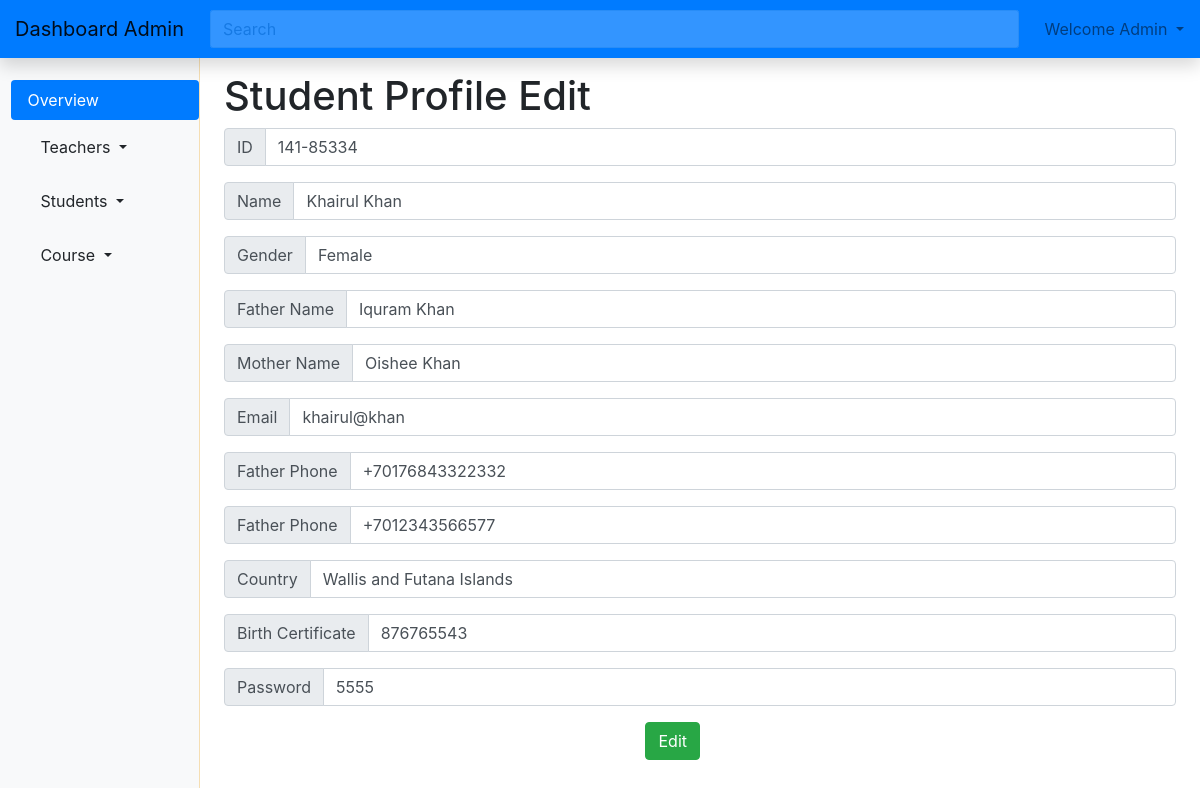
/adminStudentDetails_edit.php?id=141-85334 (signed in), run on the app's committed database.
### tables this page shows
CREATE TABLE `student` (
  `s_id` varchar(150) NOT NULL,
  `Name` varchar(150) NOT NULL,
  `Gender` varchar(150) NOT NULL,
  `Father_Name` varchar(150) NOT NULL,
  `Mother_Name` varchar(150) NOT NULL,
  `email` varchar(150) NOT NULL,
  `f_phone` varchar(150) NOT NULL,
  `m_phone` varchar(150) NOT NULL,
  `country` varchar(150) NOT NULL,
  `birth_id` varchar(150) NOT NULL,
  `password` varchar(150) NOT NULL,
  `c_id1` varchar(150) DEFAULT NULL,
  `c_id2` varchar(150) DEFAULT NULL,
  `c_id3` varchar(150) DEFAULT NULL,
  `c_id4` varchar(150) DEFAULT NULL
);

### models/db_connect.php (called while the page is built, shortened)
<?php
	$servername = "localhost";
	$db_username="root";
	$db_password="";
	$db_name="mysystem";
	function getArray($query){
		global $servername, $db_username, $db_password,$db_name;
		$conn = mysqli_connect($servername,$db_username,$db_password,$db_name);
		$result = mysqli_query($conn,$query);
		$data = array();
		while($row = mysqli_fetch_assoc($result)){
			$data[] = $row;
		}
		return $data;
	}
?>

### adminStudentDetails_edit.php (the view, shortened to what this page needs)
<?php
    require 'adminHeadNav.php';
    $c_id = $_REQUEST["id"];
    $query = "select s_id,Name, Gender, Father_Name, Mother_Name, email, f_phone, m_phone, country, birth_id ,password from student where s_id = '$c_id'";
    $myArrr = getArray($query);
    foreach($myArrr as $myArr)
    {
?>
           <main role="main" class="col-md-9 ml-sm-auto col-lg-10 px-4">
            <h1>Student Profile Edit</h1>
        <form action="" method="POST">
            <div class="input-group mb-3">
            <div class="input-group-prepend">
                <span class="input-group-text" id="basic-addon1">ID</span>
            </div>
            <input type="text" name="id" class="form-control"  value="<?php echo $myArr["s_id"];?>"  aria-label="Username" aria-describedby="basic-addon1">
            </div>
            <div class="input-group mb-3">
            <div class="input-group-prepend">
                <span class="input-group-text" id="basic-addon1">Name</span>
            </div>
            <input type="text" name="name" class="form-control" value="<?php echo $myArr["Name"];?>"  aria-label="Username" aria-describedby="basic-addon1">
            </div>
            <div class="input-group mb-3">
            <div class="input-group-prepend">
                <span class="input-group-text" id="basic-addon1">Gender</span>
            </div>
            <input type="text" name="gender" class="form-control" value="<?php echo $myArr["Gender"];?>"  aria-label="Username" aria-describedby="basic-addon1">
            </div>
            <div class="input-group mb-3">
            <div class="input-group-prepend">
                <span class="input-group-text" id="basic-addon1">Father Name</span>
            </div>
            <input type="text" name="fname" class="form-control" value="<?php echo $myArr["Father_Name"];?>"  aria-label="Username" aria-describedby="basic-addon1">
            </div>
            <div class="input-group mb-3">
            <div class="input-group-prepend">
                <span class="input-group-text" id="basic-addon1">Mother Name</span>
            </div>
            <input type="text" name="mname" class="form-control" value="<?php echo $myArr["Mother_Name"];?>"  aria-label="Username" aria-describedby="basic-addon1">
            </div>
            <div class="input-group mb-3">
            <div class="input-group-prepend">
                <span class="input-group-text" id="basic-addon1">Email</span>
            </div>
            <input type="text" name="email" class="form-control" value="<?php echo $myArr["email"];?>"  aria-label="Username" aria-describedby="basic-addon1">
            </div>
            <div class="input-group mb-3">
            <div class="input-group-prepend">
                <span class="input-group-text" id="basic-addon1">Father Phone</span>
            </div>
            <input type="text" name="fphn" class="form-control" value="<?php echo $myArr["f_phone"];?>"  aria-label="Username" aria-describedby="basic-addon1">
            </div>
            <div class="input-group mb-3">
            <div class="input-group-prepend">
                <span class="input-group-text" id="basic-addon1">Father Phone</span>
            </div>
            <input type="text" name="mphn" class="form-control" value="<?php echo $myArr["m_phone"];?>"  aria-label="Username" aria-describedby="basic-addon1">
            </div>
            <div class="input-group mb-3">
            <div class="input-group-prepend">
                <span class="input-group-text" id="basic-addon1">Country</span>
            </div>
            <input type="text" name="country" class="form-control" value="<?php echo $myArr["country"];?>"  aria-label="Username" aria-describedby="basic-addon1">
            </div>
            <div class="input-group mb-3">
            <div class="input-group-prepend">
                <span class="input-group-text" id="basic-addon1">Birth Certificate </span>
            </div>
            <input type="text" name="birth_id" class="form-control" value="<?php echo $myArr["birth_id"];?>"  aria-label="Username" aria-describedby="basic-addon1">
            </div>
            <div class="input-group mb-3">
            <div class="input-group-prepend">
                <span class="input-group-text" id="basic-addon1">Password</span>
            </div>
            <input type="text" name="pass" class="form-control"  value="<?php echo $myArr["password"];?>"  aria-label="Username" aria-describedby="basic-addon1">
            </div>
    <?php }?>
            <button type="submit" name="edit_student" class="btn btn-success" style="float: right; margin-right:50%">Edit</button>
        </form>
          </main>
<?php
    require 'adminfooter.php';
?>

### CSS/Dashdemo.css (style rules this page uses)
main { padding-top: 4.5em; }

### data on the page
student: id "141-85334", name "Khairul Khan", gender "Female", fname "Iquram Khan", mname "Oishee Khan", email "khairul@khan", fphn "+70176843322332", mphn "+7012343566577", country "Wallis and Futana Islands", birth_id "876765543", pass "5555"
